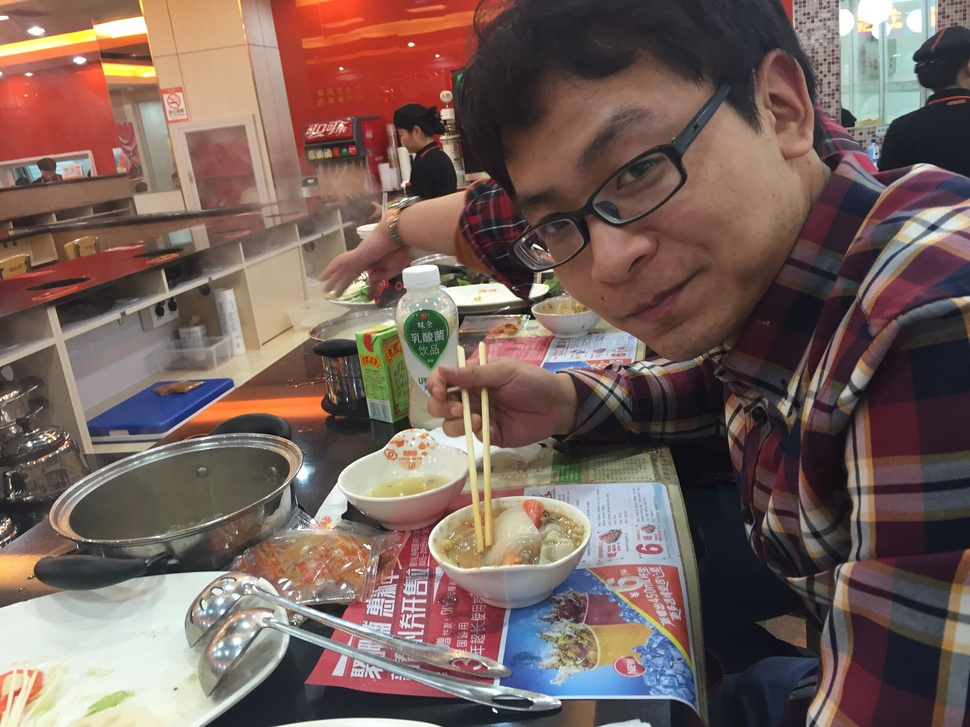
#> input picture gssg/club/textAnalysis/test.jpg, 970 x 727 px, shrunk from 3264 x 2448 before the run
$ python KmeansTest1.py   (Python 2 division)   (older library calls are emulated)
#> lines starting #> are read from the running program, lines starting #| are printed output that depends on the picture; long printed decimals are rounded
#!/usr/bin/env python
# coding:utf-8
# kmeans 练习 图片压缩

import numpy as np
from scipy.misc import imread,imshow
import matplotlib.pyplot as pl

image_data=imread('./test.jpg').astype(np.float32)
[n,m,d] = np.shape(image_data)
#> n = 727; m = 970; d = 3
from sklearn.cluster import KMeans
n_cluster=2

data = image_data.reshape(n*m,d)
model = KMeans(n_clusters=n_cluster,random_state=1).fit(data)
print model.cluster_centers_
#| [[ 80.504   58.530  57.081]
#|  [181.628  163.587  149.409 ]]
print np.unique(model.labels_)
#| [0 1]
for i in range(n_cluster):
  data[model.labels_ == i,:] = model.cluster_centers_[i]

new_image=data.reshape(n,m,d)
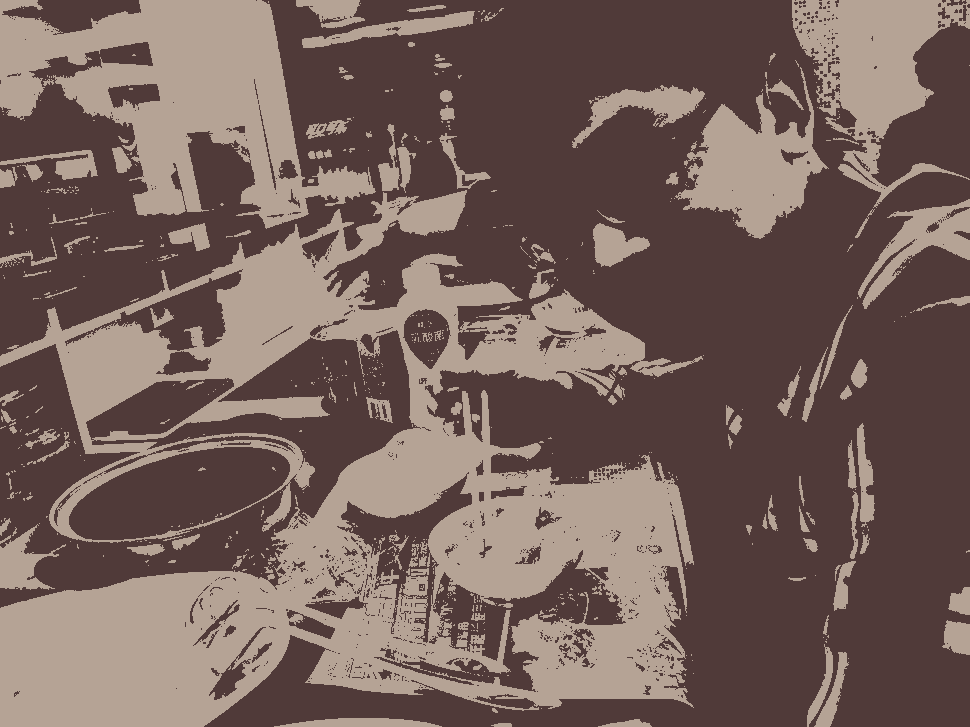
#> new_image: shape (727, 970, 3) float32; mean of channels 0, 1, 2 118, 98.1, 91.2; drawn as R, G, B

#imshow(new_image)
imshow(new_image)
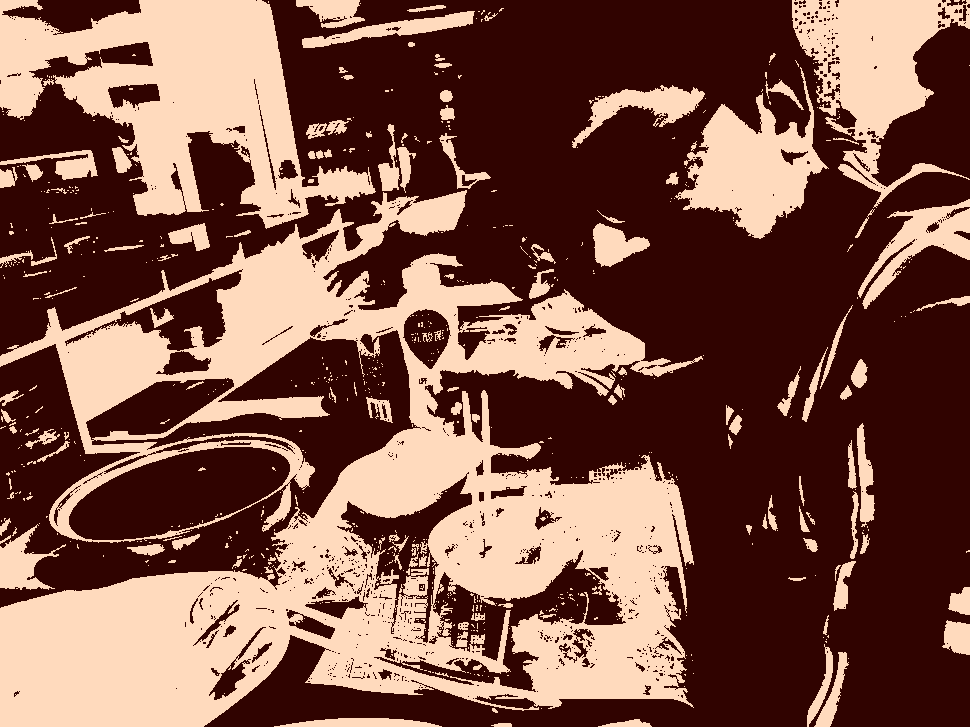
#> shown: PIL image 970x727 RGB; mean R, G, B 125.3, 83.3, 70.6
pl.show()
